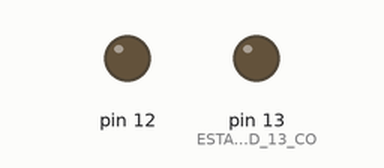
This sketch was run on a simulated Arduino Uno, built with avr-gcc and run on an emulated ATmega328P. On the bench: output pins drawn as LEDs (lit = HIGH).

Above: at 0.5 s.
At 1.7 s:
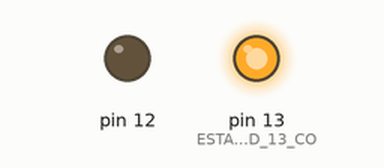
At 17.5 s:
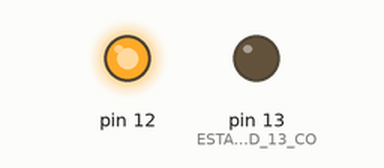
At 34.5 s:
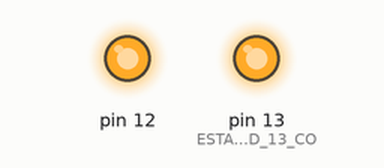
Timing chart, 0 to 46.8 s (numbered marks = the images above):
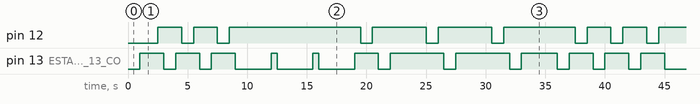

The sketch:

t3_proyecto2.ino
```cpp
void setup() {
  // put your setup code here, to run once:
  pinMode(13, OUTPUT); // ESTABLECEMOS EL LED 13 COMO SALIDA
  pinMode(12, OUTPUT);
}

void loop() {
  // EL MODELO DE PLACA DEL FABRICANTE TIENE EL LED 2 INVERTIDO

  int primerEncendidoCorto = 3, encendidoLargo = 3;

  // 3 ENCENDIDOS CORTOS
  while(primerEncendidoCorto > 0){
    digitalWrite(13, LOW);
    delay(1000);
    digitalWrite(13, HIGH);
    delay(500);
    digitalWrite(12, LOW);
    delay(1000);
    digitalWrite(12, HIGH);
    delay(500);
    primerEncendidoCorto -= 1;
  }

  // 3 ENCENDIDOS LARGOS
  while(encendidoLargo > 0){
    digitalWrite(13, LOW);
    delay(3000);
    digitalWrite(13, HIGH);
    delay(500);
    encendidoLargo -= 1;
  }

  // 3 ENCENDISOS CORTOS
  primerEncendidoCorto = 3;
  while(primerEncendidoCorto > 0){
    digitalWrite(12, LOW);
    delay(1000);
    digitalWrite(12, HIGH);
    delay(500);
    digitalWrite(13, LOW);
    delay(1000);
    digitalWrite(13, HIGH);
    delay(3000);
    primerEncendidoCorto -= 1;
  }

}
```

Measured:
- by itself, pin 12: repeats every 36.0 s: LOW 1.0 s, HIGH 2.0 s, LOW 1.0 s, HIGH 11.0 s, 2 × (LOW 1.0 s, HIGH 4.5 s), LOW 1.0 s, HIGH 6.0 s, LOW 1.0 s, HIGH 2.0 s
- by itself, pin 13 (ESTABLECEMOS_EL_LED_13_CO): repeats every 36.0 s: 2 × (LOW 1.0 s, HIGH 2.0 s), 2 × (LOW 3.0 s, HIGH 0.50 s), LOW 3.0 s, HIGH 2.0 s, 2 × (LOW 1.0 s, HIGH 4.5 s), LOW 1.0 s, HIGH 3.0 s, LOW 1.0 s, HIGH 2.0 s
- by itself, everything shown: repeats every 36.0 s, in 30 steps
